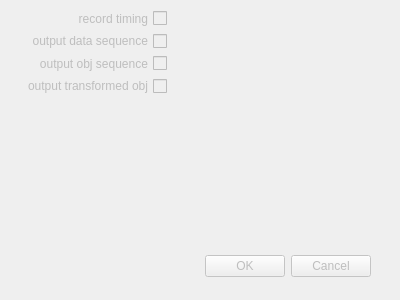
<?xml version="1.0" encoding="UTF-8"?>
<ui version="4.0">
 <class>Dialog</class>
 <widget class="QDialog" name="Dialog">
  <property name="enabled">
   <bool>false</bool>
  </property>
  <property name="geometry">
   <rect>
    <x>0</x>
    <y>0</y>
    <width>400</width>
    <height>300</height>
   </rect>
  </property>
  <property name="windowTitle">
   <string>Dialog</string>
  </property>
  <widget class="QWidget" name="layoutWidget">
   <property name="geometry">
    <rect>
     <x>20</x>
     <y>250</y>
     <width>351</width>
     <height>33</height>
    </rect>
   </property>
   <layout class="QHBoxLayout">
    <property name="spacing">
     <number>6</number>
    </property>
    <property name="leftMargin">
     <number>0</number>
    </property>
    <property name="topMargin">
     <number>0</number>
    </property>
    <property name="rightMargin">
     <number>0</number>
    </property>
    <property name="bottomMargin">
     <number>0</number>
    </property>
    <item>
     <spacer>
      <property name="orientation">
       <enum>Qt::Horizontal</enum>
      </property>
      <property name="sizeHint" stdset="0">
       <size>
        <width>131</width>
        <height>31</height>
       </size>
      </property>
     </spacer>
    </item>
    <item>
     <widget class="QPushButton" name="okButton">
      <property name="text">
       <string>OK</string>
      </property>
     </widget>
    </item>
    <item>
     <widget class="QPushButton" name="cancelButton">
      <property name="text">
       <string>Cancel</string>
      </property>
     </widget>
    </item>
   </layout>
  </widget>
  <widget class="QWidget" name="layoutWidget">
   <property name="geometry">
    <rect>
     <x>10</x>
     <y>10</y>
     <width>157</width>
     <height>84</height>
    </rect>
   </property>
   <layout class="QGridLayout" name="gridLayout">
    <item row="0" column="0">
     <widget class="QCheckBox" name="record_timing_checkBox">
      <property name="layoutDirection">
       <enum>Qt::RightToLeft</enum>
      </property>
      <property name="text">
       <string>record timing</string>
      </property>
     </widget>
    </item>
    <item row="1" column="0">
     <widget class="QCheckBox" name="output_sequence_checkBox">
      <property name="layoutDirection">
       <enum>Qt::RightToLeft</enum>
      </property>
      <property name="text">
       <string>output data sequence</string>
      </property>
     </widget>
    </item>
    <item row="2" column="0">
     <widget class="QCheckBox" name="output_sequence_checkBox_2">
      <property name="layoutDirection">
       <enum>Qt::RightToLeft</enum>
      </property>
      <property name="text">
       <string>output obj sequence</string>
      </property>
     </widget>
    </item>
    <item row="3" column="0">
     <widget class="QCheckBox" name="output_sequence_checkBox_3">
      <property name="layoutDirection">
       <enum>Qt::RightToLeft</enum>
      </property>
      <property name="text">
       <string>output transformed obj</string>
      </property>
     </widget>
    </item>
   </layout>
  </widget>
 </widget>
 <resources/>
 <connections>
  <connection>
   <sender>okButton</sender>
   <signal>clicked()</signal>
   <receiver>Dialog</receiver>
   <slot>accept()</slot>
   <hints>
    <hint type="sourcelabel">
     <x>278</x>
     <y>253</y>
    </hint>
    <hint type="destinationlabel">
     <x>96</x>
     <y>254</y>
    </hint>
   </hints>
  </connection>
  <connection>
   <sender>cancelButton</sender>
   <signal>clicked()</signal>
   <receiver>Dialog</receiver>
   <slot>reject()</slot>
   <hints>
    <hint type="sourcelabel">
     <x>369</x>
     <y>253</y>
    </hint>
    <hint type="destinationlabel">
     <x>179</x>
     <y>282</y>
    </hint>
   </hints>
  </connection>
 </connections>
</ui>
